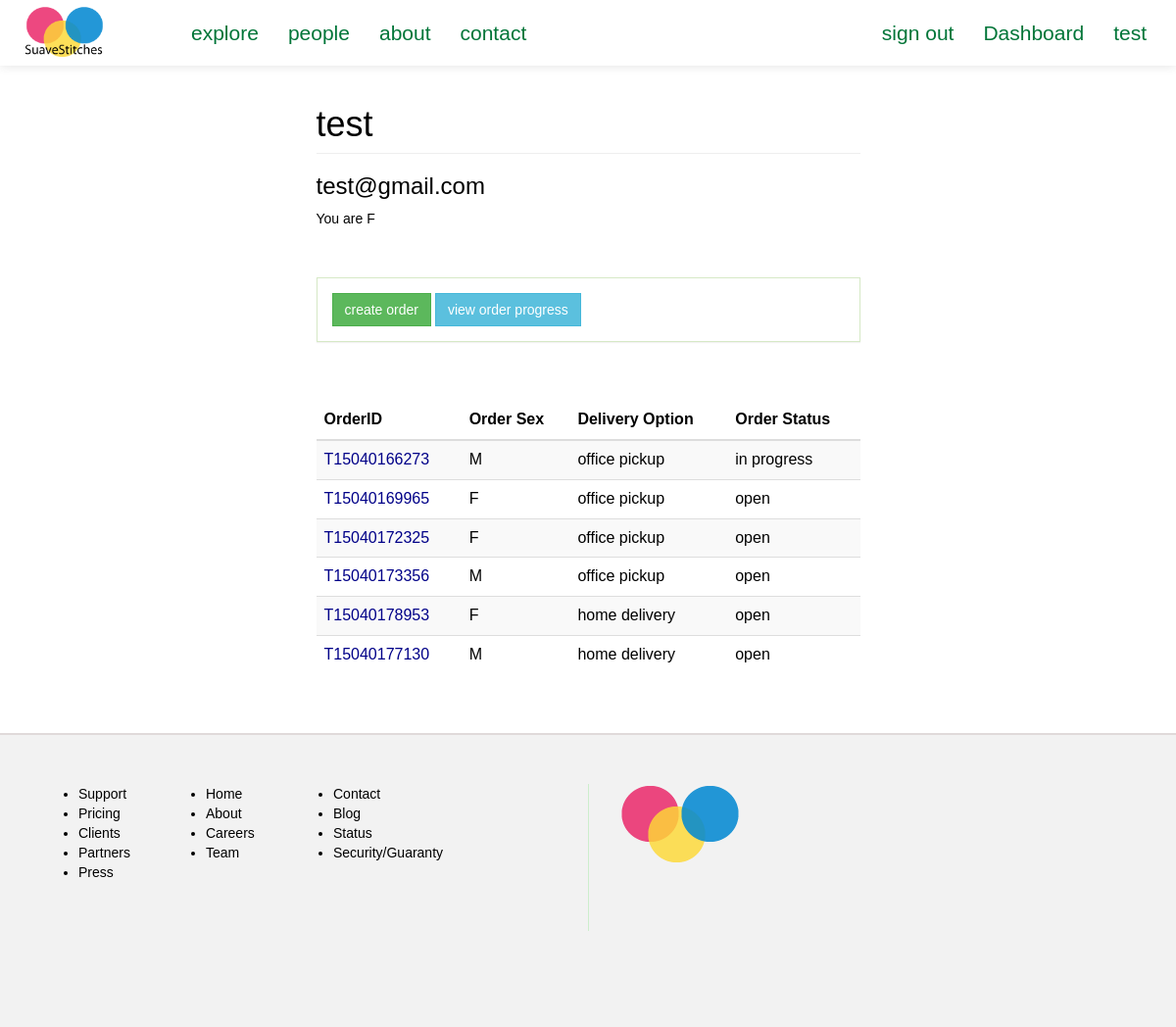
The page /suave/dashboard/ (signed in) on the database as committed earlier.
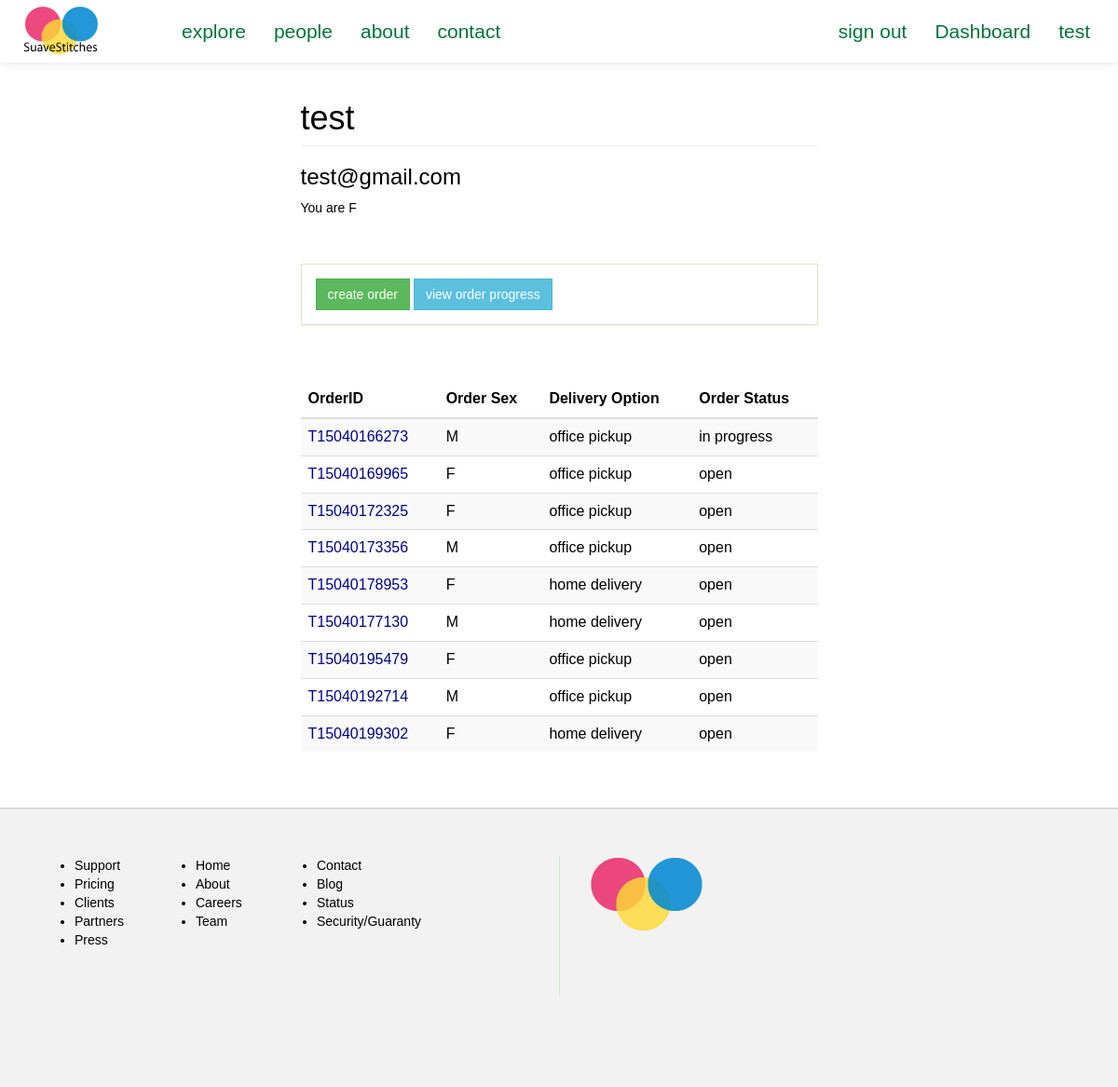
The same page on the database as committed later.
### suave/models.py (models this page shows)
class Order(models.Model):
	client = models.ForeignKey(Client, null=True)
	sizetable = models.ForeignKey(SizeTable, null=True)
	tailor = models.ForeignKey(Tailor, null=True)
	fabric = models.CharField(max_length=50, null=True)
	style = models.CharField(max_length=100, null=True)
	main_order_id = models.CharField(max_length=15, null=True)
	details = models.CharField(max_length=250, null=True) #*
	delivery_option = models.CharField(max_length=100, null=True)
	service_option = models.CharField(max_length=100, null=True)
	sex = models.CharField(max_length=2, default=' ')
	status = models.CharField(max_length=20, default='OPEN') #*
	cost = models.IntegerField(default=0000) # final cost of order
	date = models.DateField(auto_now_add=True)

### suave/views.py (the view)
@login_required
def clientDashboard(request):
	context = {}
	context['title'] = 'SuaveStitches Nigeria'
	client = Client.objects.get(user=request.user)
	if request.session['new_user_check'] == 1:
		context['new_user_check'] = True
		request.session['new_user_check'] = 2
	context['orders'] = Order.objects.filter(client=client)
	return render(request, 'i/client/dashboard.html', context)

### suave/templates/i/client/dashboard.html (shortened to what this page needs)
{% extends "i/layout/base.html" %}
{% block main_section %}
	<div class="col-lg-6 col-lg-offset-3">
		<h1 class="page-header">{{ user.username }}</h1>
		<h3>{{ user.email }}</h3>
		<p>You are {{ user.client.sex }}</p>
		<br><br>
		<div class="dashboard-button-panel panel panel-body panel-success">
			<a href="{% url 'suave:createOrder' %}" class="btn btn-success">create order</a>
			<a href="" class="btn btn-info">view order progress</a>
		</div>
		<br><br>
		{% if orders %}
			<table class="table table-striped table-hover">
				<thead>
					<tr>
						<th>OrderID</th>
						<th>Order Sex</th>
						<th>Delivery Option</th>
						<th>Order Status</th>
					</tr>
				</thead>
				<tbody>
					{% for order in orders %}
					<tr>
						<td style="color:#008"><span>{{ order.main_order_id }}</span></td>
						<td>{{ order.sex }}</td>
						<td>{{ order.delivery_option|lower }}</td>
						<td>{{ order.status|lower }}</td>
					</tr>
					{% endfor %}
				</tbody>
			</table>
		{% endif %}
		<br><br>
	</div>
{% endblock %}

Rows that differ between the two databases and show on the page:
added Order: main_order_id "T15040195479", sex "F", delivery_option "office pickup", status "open"
added Order: main_order_id "T15040192714", sex "M", delivery_option "office pickup", status "open"
added Order: main_order_id "T15040199302", sex "F", delivery_option "home delivery", status "open"
